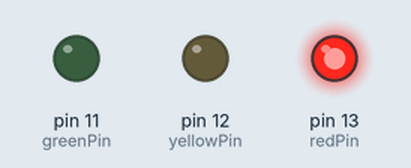
A sketch run on a simulated Arduino Uno, built with avr-gcc and run on an emulated ATmega328P. Parts: output pins drawn as LEDs (lit = HIGH).

Above: at 2.5 s.
At 6.0 s:
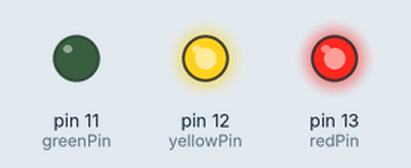
At 9.5 s:
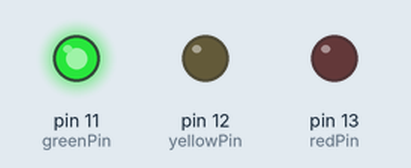
At 13.0 s:
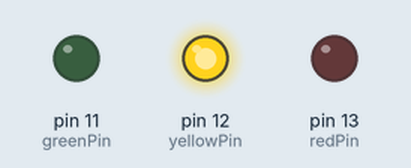
Timing chart, 0 to 18.2 s (numbered marks = the images above):
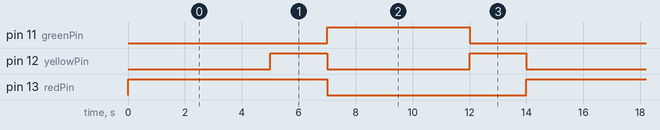

The sketch:

semaforo.ino
```cpp
//semaforo.ino

/*
  __  _       _      ___   ___  _  _    __
 / / | | __ _| |__  ( _ ) / _ \| || |   \ \
/ /  | |/ _` | '_ \ / _ \| | | | || |_   \ \
\ \  | | (_| | |_) | (_) | |_| |__   _|  / /
 \_\ |_|\__,_|_.__/ \___/ \___/   |_|   /_/
*/

const int redPin = 13;
const int yellowPin = 12;
const int greenPin = 11;

int yellowDelay = 2000;
int redGreenDelay = 5000;

void setup()
{
	pinMode(redPin, OUTPUT);
	pinMode(yellowPin, OUTPUT);
	pinMode(greenPin, OUTPUT);
}

void loop()
{
	digitalWrite(redPin, HIGH);
	delay(redGreenDelay);

	digitalWrite(yellowPin, HIGH);
	delay(yellowDelay);

	digitalWrite(greenPin, HIGH);
	digitalWrite(redPin, LOW);
	digitalWrite(yellowPin, LOW);
	delay(redGreenDelay);

	digitalWrite(yellowPin, HIGH);
	digitalWrite(greenPin, LOW);
	delay(yellowDelay);

	digitalWrite(yellowPin, LOW);
}
```

Measured:
- by itself, pin 11 (greenPin): alternates HIGH for 5.0 s and LOW for 9.0 s
- by itself, pin 12 (yellowPin): alternates HIGH for 2.0 s and LOW for 5.0 s
- by itself, pin 13 (redPin): alternates HIGH for 7.0 s and LOW for 7.0 s
